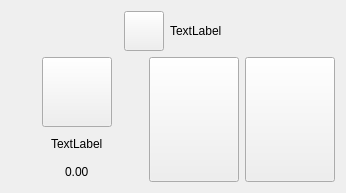
           <widget class="QWidget" name="widget_3" native="true">
            <layout class="QVBoxLayout" name="verticalLayout_13">
             <item>
              <layout class="QHBoxLayout" name="horizontalLayout_28">
               <item>
                <spacer name="horizontalSpacer_19">
                 <property name="orientation">
                  <enum>Qt::Horizontal</enum>
                 </property>
                 <property name="sizeHint" stdset="0">
                  <size>
                   <width>40</width>
                   <height>20</height>
                  </size>
                 </property>
                </spacer>
               </item>
               <item>
                <widget class="QPushButton" name="playerEGO_dealer">
                 <property name="minimumSize">
                  <size>
                   <width>40</width>
                   <height>40</height>
                  </size>
                 </property>
                 <property name="maximumSize">
                  <size>
                   <width>40</width>
                   <height>40</height>
                  </size>
                 </property>
                 <property name="text">
                  <string/>
                 </property>
                 <property name="iconSize">
                  <size>
                   <width>40</width>
                   <height>40</height>
                  </size>
                 </property>
                </widget>
               </item>
               <item>
                <widget class="QLabel" name="playerEGO_action">
                 <property name="text">
                  <string>TextLabel</string>
                 </property>
                </widget>
               </item>
               <item>
                <spacer name="horizontalSpacer_20">
                 <property name="orientation">
                  <enum>Qt::Horizontal</enum>
                 </property>
                 <property name="sizeHint" stdset="0">
                  <size>
                   <width>40</width>
                   <height>20</height>
                  </size>
                 </property>
                </spacer>
               </item>
              </layout>
             </item>
             <item>
              <layout class="QHBoxLayout" name="horizontalLayout_35">
               <item>
                <layout class="QVBoxLayout" name="verticalLayout_14">
                 <item>
                  <layout class="QHBoxLayout" name="horizontalLayout_36">
                   <item>
                    <widget class="QPushButton" name="playerEGO_icon">
                     <property name="minimumSize">
                      <size>
                       <width>70</width>
                       <height>70</height>
                      </size>
                     </property>
                     <property name="maximumSize">
                      <size>
                       <width>70</width>
                       <height>70</height>
                      </size>
                     </property>
                     <property name="text">
                      <string/>
                     </property>
                     <property name="iconSize">
                      <size>
                       <width>70</width>
                       <height>70</height>
                      </size>
                     </property>
                    </widget>
                   </item>
                  </layout>
                 </item>
                 <item>
                  <layout class="QHBoxLayout" name="horizontalLayout_37">
                   <item>
                    <spacer name="horizontalSpacer_22">
                     <property name="orientation">
                      <enum>Qt::Horizontal</enum>
                     </property>
                     <property name="sizeHint" stdset="0">
                      <size>
                       <width>40</width>
                       <height>20</height>
                      </size>
                     </property>
                    </spacer>
                   </item>
                   <item>
                    <widget class="QLabel" name="playerEGO_name">
                     <property name="text">
                      <string>TextLabel</string>
                     </property>
                    </widget>
                   </item>
                   <item>
                    <spacer name="horizontalSpacer_42">
                     <property name="orientation">
                      <enum>Qt::Horizontal</enum>
                     </property>
                     <property name="sizeHint" stdset="0">
                      <size>
                       <width>40</width>
                       <height>20</height>
                      </size>
                     </property>
                    </spacer>
                   </item>
                  </layout>
                 </item>
                 <item>
                  <layout class="QHBoxLayout" name="horizontalLayout_43">
                   <item>
                    <spacer name="horizontalSpacer_25">
                     <property name="orientation">
                      <enum>Qt::Horizontal</enum>
                     </property>
                     <property name="sizeHint" stdset="0">
                      <size>
                       <width>40</width>
                       <height>20</height>
                      </size>
                     </property>
                    </spacer>
                   </item>
                   <item>
                    <widget class="QLabel" name="playerEGO_money_available">
                     <property name="text">
                      <string>0.00</string>
                     </property>
                    </widget>
                   </item>
                   <item>
                    <spacer name="horizontalSpacer_44">
                     <property name="orientation">
                      <enum>Qt::Horizontal</enum>
                     </property>
                     <property name="sizeHint" stdset="0">
                      <size>
                       <width>40</width>
                       <height>20</height>
                      </size>
                     </property>
                    </spacer>
                   </item>
                  </layout>
                 </item>
                </layout>
               </item>
               <item>
                <layout class="QHBoxLayout" name="horizontalLayout_45">
                 <item>
                  <widget class="QPushButton" name="playerEGO_card1">
                   <property name="minimumSize">
                    <size>
                     <width>90</width>
                     <height>125</height>
                    </size>
                   </property>
                   <property name="text">
                    <string/>
                   </property>
                   <property name="iconSize">
                    <size>
                     <width>90</width>
                     <height>125</height>
                    </size>
                   </property>
                  </widget>
                 </item>
                 <item>
                  <widget class="QPushButton" name="playerEGO_card2">
                   <property name="minimumSize">
                    <size>
                     <width>90</width>
                     <height>125</height>
                    </size>
                   </property>
                   <property name="text">
                    <string/>
                   </property>
                   <property name="iconSize">
                    <size>
                     <width>90</width>
                     <height>125</height>
                    </size>
                   </property>
                  </widget>
                 </item>
                </layout>
               </item>
              </layout>
             </item>
            </layout>
           </widget>
